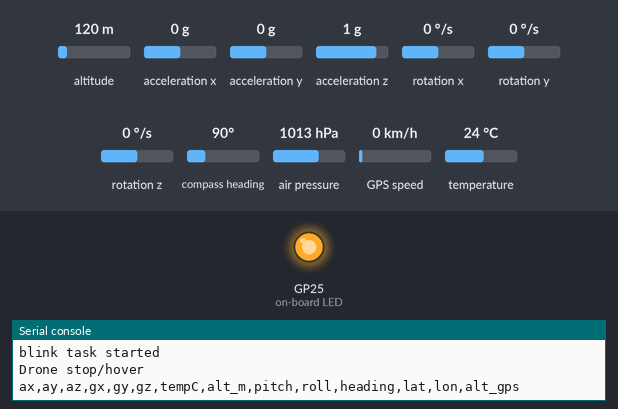
Bench run of a program on a simulated Raspberry Pi Pico running MicroPython. Shown: output pins drawn as LEDs (lit = HIGH), the last lines printed to the serial console. The inputs (shaded band) are chosen by the test bench; at power-on: altitude 120 m, acceleration x 0 g, acceleration y 0 g, acceleration z 1 g, rotation x 0 °/s, rotation y 0 °/s, rotation z 0 °/s, compass heading 90°, air pressure 1013 hPa, GPS speed 0 km/h, temperature 24 °C. The GPS gets a fix after 3 s at 37.7749, -122.4194 with 8 satellites; nothing arrives over Bluetooth unless stated; the interpreter's speed is modelled, so counts of loop turns are approximate; library files of the repository ran but are not shown: 1 file(s).

Above: at 1.6 s.
At 3.7 s:
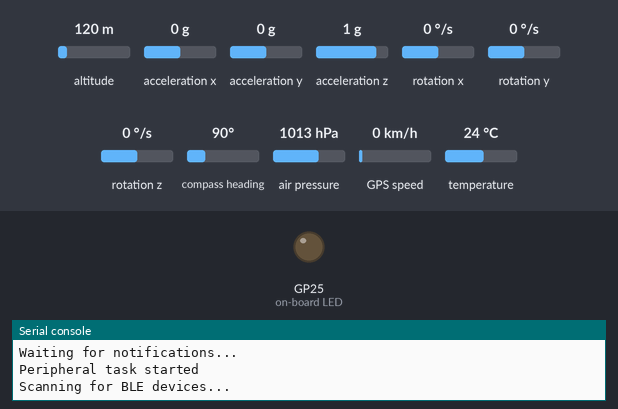
Timing chart, 0 to 4.6 s (numbered marks = the images above):
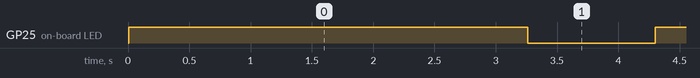

Measured:
- by itself, GP25 (on-board LED): repeats every 2.0 s: LOW 1.0 s, HIGH 0.94 s

The program:

flight_computer.py
```python
# flight_computer.py
"""
Main flight computer module for the Pico Drone project.
Integrates IMU, Magnetometer, and GPS modules for sensor fusion and control.
"""
try:
      from machine import I2C, UART, Pin
except ImportError:
      from mock_machine import I2C, UART, Pin
import time
import asyncio
from imu_gy91 import IMUGY91
from mag_gy273 import MagnetometerGY273
from gps_neo6m import GPSNEO6M

# Optionally import GamePadServer if available
try:
      from gamepad import GamePadServer
except ImportError:
      GamePadServer = None

# Initialize I2C and UART (adjust pins as needed)
i2c = I2C(0, scl=Pin(1), sda=Pin(0))
uart = UART(1, baudrate=9600, tx=Pin(4), rx=Pin(5))

print("I2C Scanning - ",i2c.scan())

imu = IMUGY91(i2c)
mag = MagnetometerGY273(i2c)
gps = GPSNEO6M(uart)

def drone_action(gamepad):
      # Replace with actual drone control logic
      if gamepad.is_up:
            print('Drone forward')
      elif gamepad.is_down:
            print('Drone backward')
      elif gamepad.is_left:
            print('Drone left')
      elif gamepad.is_right:
            print('Drone right')
      elif gamepad.is_a:
            print('A button pressed')
      elif gamepad.is_b:
            print('B button pressed')
      elif gamepad.is_x:
            print('X button pressed')
      elif gamepad.is_y:
            print('Y button pressed')
      elif gamepad.is_start:
            print('Start button pressed')
      elif gamepad.is_select:
            print('Select button pressed')
      elif gamepad.is_menu:
            print('Menu button pressed')
      else:
            print('Drone stop/hover')

async def monitor_gamepad(gamepad):
      """
      Monitor the gamepad for commands and act on them.
      """
      while True:
            drone_action(gamepad)
            await asyncio.sleep(0.1)

async def sensor_task():
      """
      Periodically read sensors and print data.
      """
      # Use time.monotonic for cross-platform timing
      last = time.monotonic()
      print("ax,ay,az,gx,gy,gz,tempC,alt_m,pitch,roll,heading,lat,lon,alt_gps")
      while True:
            now = time.monotonic()
            dt = now - last
            last = now

            imu_data = imu.read_all(dt)
            heading = mag.read_heading()
            gps_data = gps.get_location()

            print(f"{imu_data['ax']:.2f},{imu_data['ay']:.2f},{imu_data['az']:.2f},"
                    f"{imu_data['gx']:.2f},{imu_data['gy']:.2f},{imu_data['gz']:.2f},"
                    f"{imu_data['temp']:.2f},{imu_data['alt']:.2f},{imu_data['pitch']:.2f},{imu_data['roll']:.2f},"
                    f"{heading:.2f},{gps_data['lat']:.6f},{gps_data['lon']:.6f},{gps_data['alt']:.2f}")

            await asyncio.sleep(0.1)

async def main():
      if GamePadServer is not None:
            gamepad = GamePadServer()
            blink = asyncio.create_task(gamepad.blink_task())
            monitor = asyncio.create_task(monitor_gamepad(gamepad))
            gamepad.tasks.append(monitor)
            gamepad.tasks.append(blink)
            sensor = asyncio.create_task(sensor_task())
            await asyncio.gather(gamepad.main(), sensor)
      else:
            print("GamePadServer not available, running sensor task only.")
            await sensor_task()

if __name__ == "__main__":
      while True:
            try:
                  asyncio.run(main())
            except KeyboardInterrupt:
                  print("Exiting...")
                  import sys
                  sys.exit()
```

imu_gy91.py
```python
# imu_gy91.py
"""
Module for interfacing with the GY-91 IMU sensor (accelerometer, gyroscope, barometer) on the Raspberry Pi Pico 2W using MicroPython.
"""
try:
    from machine import I2C, Pin
except ImportError:
    from mock_machine import I2C, Pin
import math

MPU_ADDR = 0x68
MPU_PWR_MGMT_1 = 0x6B
BMP_ADDR = 0x76
BMP_TEMP_MSB = 0xFA
BMP_PRESS_MSB = 0xF7
BMP_CTRL_MEAS = 0xF4
BMP_CONFIG = 0xF5

class Madgwick:
    def __init__(self, beta=0.1):
        self.beta = beta
        self.q = [1.0, 0.0, 0.0, 0.0]

    def update(self, gx, gy, gz, ax, ay, az, dt):
        q1, q2, q3, q4 = self.q
        norm = math.sqrt(ax * ax + ay * ay + az * az)
        if norm == 0:
            return
        ax /= norm
        ay /= norm
        az /= norm
        gx = math.radians(gx)
        gy = math.radians(gy)
        gz = math.radians(gz)
        qDot1 = 0.5 * (-q2 * gx - q3 * gy - q4 * gz)
        qDot2 = 0.5 * (q1 * gx + q3 * gz - q4 * gy)
        qDot3 = 0.5 * (q1 * gy - q2 * gz + q4 * gx)
        qDot4 = 0.5 * (q1 * gz + q2 * gy - q3 * gx)
        q1 += qDot1 * dt
        q2 += qDot2 * dt
        q3 += qDot3 * dt
        q4 += qDot4 * dt
        norm = math.sqrt(q1 * q1 + q2 * q2 + q3 * q3 + q4 * q4)
        self.q = [q1 / norm, q2 / norm, q3 / norm, q4 / norm]

    def get_euler(self):
        q1, q2, q3, q4 = self.q
        roll = math.atan2(2.0 * (q1 * q2 + q3 * q4), 1.0 - 2.0 * (q2 * q2 + q3 * q3))
        pitch = math.asin(2.0 * (q1 * q3 - q4 * q2))
        return math.degrees(pitch), math.degrees(roll)

class IMUGY91:
    def __init__(self, i2c):
        self.i2c = i2c
        self.madgwick = Madgwick()
        self._init_sensors()

    def _init_sensors(self):
        self.i2c.writeto_mem(MPU_ADDR, MPU_PWR_MGMT_1, b'\x00')
        self.i2c.writeto_mem(BMP_ADDR, BMP_CTRL_MEAS, b'\x27')
        self.i2c.writeto_mem(BMP_ADDR, BMP_CONFIG, b'\xA0')

    def read_word(self, addr, reg):
        data = self.i2c.readfrom_mem(addr, reg, 2)
        val = data[0] << 8 | data[1]
        return val - 65536 if val > 32767 else val

    def read_accel(self):
        ax = self.read_word(MPU_ADDR, 0x3B) / 16384.0
        ay = self.read_word(MPU_ADDR, 0x3D) / 16384.0
        az = self.read_word(MPU_ADDR, 0x3F) / 16384.0
        return ax, ay, az

    def read_gyro(self):
        gx = self.read_word(MPU_ADDR, 0x43) / 131.0
        gy = self.read_word(MPU_ADDR, 0x45) / 131.0
        gz = self.read_word(MPU_ADDR, 0x47) / 131.0
        return gx, gy, gz

    def read_bmp280(self):
        data = self.i2c.readfrom_mem(BMP_ADDR, BMP_TEMP_MSB, 3)
        temp_raw = ((data[0] << 16) | (data[1] << 8) | data[2]) >> 4
        data = self.i2c.readfrom_mem(BMP_ADDR, BMP_PRESS_MSB, 3)
        press_raw = ((data[0] << 16) | (data[1] << 8) | data[2]) >> 4
        temperature = temp_raw / 5120.0
        pressure = press_raw / 256.0
        return temperature, pressure

    def pressure_to_altitude(self, pressure_pa, sea_level_pa=101325.0):
        return 44330.0 * (1.0 - (pressure_pa / sea_level_pa) ** 0.1903)

    def get_orientation(self, dt):
        ax, ay, az = self.read_accel()
        gx, gy, gz = self.read_gyro()
        self.madgwick.update(gx, gy, gz, ax, ay, az, dt)
        return self.madgwick.get_euler()

    def read_all(self, dt):
        ax, ay, az = self.read_accel()
        gx, gy, gz = self.read_gyro()
        temp, press = self.read_bmp280()
        alt = self.pressure_to_altitude(press)
        pitch, roll = self.get_orientation(dt)
        return {
            'ax': ax, 'ay': ay, 'az': az,
            'gx': gx, 'gy': gy, 'gz': gz,
            'temp': temp, 'press': press, 'alt': alt,
            'pitch': pitch, 'roll': roll
        }
```

mag_gy273.py
```python
# mag_gy273.py (QMC5883L version for GY-273 clones)
"""
Module for interfacing with the GY-273 (QMC5883L) magnetometer sensor on the Raspberry Pi Pico 2W using MicroPython.
"""
try:
    from machine import I2C
except ImportError:
    from mock_machine import I2C

MAG_ADDR = 0x0D  # QMC5883L default address

class MagnetometerGY273:
    def __init__(self, i2c):
        self.i2c = i2c
        self._init_sensor()

    def _init_sensor(self):
        # QMC5883L: Set to continuous mode, 200Hz, 8G range, OSR=512
        # Control register 1: 0x09
        # 0b00011101 = 0x1D: OSR=512, RNG=8G, ODR=200Hz, MODE=Continuous
        self.i2c.writeto_mem(MAG_ADDR, 0x09, bytearray([0x1D]))  # Use bytearray for MicroPython compatibility

    def read_raw(self):
        data = self.i2c.readfrom_mem(MAG_ADDR, 0x00, 6)  # All positional args
        x = int.from_bytes(data[0:2], 'little')
        if x >= 32768:
            x -= 65536
        y = int.from_bytes(data[2:4], 'little')
        if y >= 32768:
            y -= 65536
        z = int.from_bytes(data[4:6], 'little')
        if z >= 32768:
            z -= 65536
        return x, y, z

    def calculate_heading(self, x, y):
        import math
        heading = math.atan2(y, x)
        heading = math.degrees(heading)
        if heading < 0:
            heading += 360
        return heading

    def read_heading(self):
        x, y, z = self.read_raw()
        return self.calculate_heading(x, y)
```

gps_neo6m.py
```python
# gps_neo6m.py
"""
Module for interfacing with a NEO-6M compatible GPS module on the Raspberry Pi Pico 2W using MicroPython.
"""
import time

class GPSNEO6M:
    def __init__(self, uart):
        self.uart = uart
        self.buffer = b''

    def read_sentence(self):
        while self.uart.any():
            self.buffer += self.uart.read(1)
            if b'\n' in self.buffer:
                line, self.buffer = self.buffer.split(b'\n', 1)
                return line.decode('utf-8').strip()
        return None

    def parse_gpgga(self, sentence):
        # Example: $GPGGA,123519,4807.038,N,01131.000,E,1,08,0.9,545.4,M,46.9,M,,*47
        parts = sentence.split(',')
        if parts[0] != '$GPGGA':
            return None
        try:
            lat = self._parse_lat(parts[2], parts[3])
            lon = self._parse_lon(parts[4], parts[5])
            alt = float(parts[9])
            return {'lat': lat, 'lon': lon, 'alt': alt}
        except Exception:
            return None

    def _parse_lat(self, raw, hemi):
        if not raw:
            return None
        deg = float(raw[:2])
        min = float(raw[2:])
        val = deg + min / 60.0
        if hemi == 'S':
            val = -val
        return val

    def _parse_lon(self, raw, hemi):
        if not raw:
            return None
        deg = float(raw[:3])
        min = float(raw[3:])
        val = deg + min / 60.0
        if hemi == 'W':
            val = -val
        return val

    def get_location(self, max_attempts=50, logger=None):
        """
        Try to get a valid GPS location, handling errors gracefully.
        Returns location dict or None if not found after max_attempts.
        Logs errors if logger is provided.
        """
        attempts = 0
        while attempts < max_attempts:
            try:
                sentence = self.read_sentence()
                if sentence and sentence.startswith('$GPGGA'):
                    data = self.parse_gpgga(sentence)
                    if data:
                        return data
            except Exception as e:
                if logger:
                    logger(f"GPS read error: {e}")
            attempts += 1
            time.sleep(0.1)
        if logger:
            logger(f"GPS: No valid location after {max_attempts} attempts.")
        return None
```

Source omitted: gamepad.py (11742 bytes)
